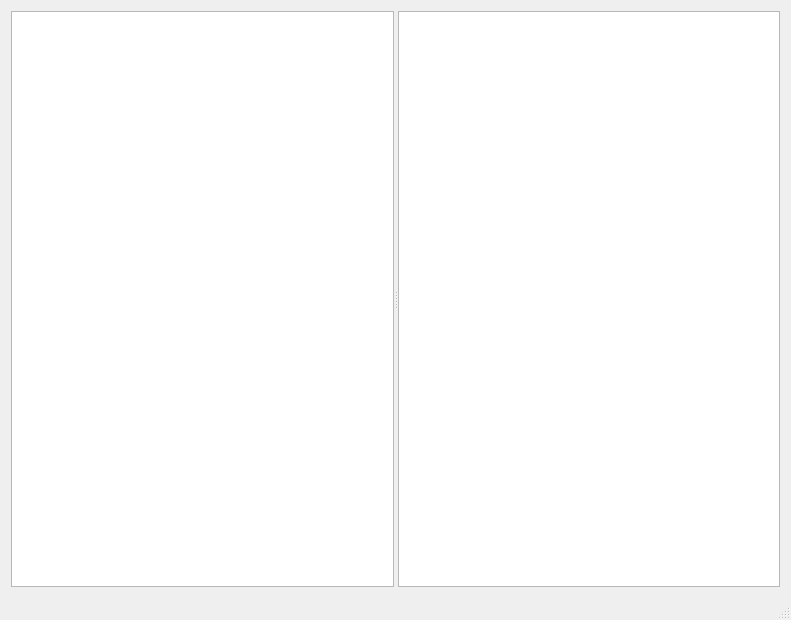
<?xml version="1.0" encoding="UTF-8"?>
<ui version="4.0">
 <class>MainWindow</class>
 <widget class="QMainWindow" name="MainWindow">
  <property name="geometry">
   <rect>
    <x>0</x>
    <y>0</y>
    <width>791</width>
    <height>620</height>
   </rect>
  </property>
  <property name="windowTitle">
   <string>文件钩子</string>
  </property>
  <widget class="QWidget" name="centralWidget">
   <layout class="QGridLayout" name="gridLayout">
    <item row="0" column="0">
     <widget class="QSplitter" name="splitter">
      <property name="orientation">
       <enum>Qt::Horizontal</enum>
      </property>
      <widget class="QListWidget" name="listWidget"/>
      <widget class="QTextEdit" name="textEdit">
       <property name="readOnly">
        <bool>true</bool>
       </property>
      </widget>
     </widget>
    </item>
   </layout>
  </widget>
  <widget class="QMenuBar" name="menuBar">
   <property name="geometry">
    <rect>
     <x>0</x>
     <y>0</y>
     <width>791</width>
     <height>26</height>
    </rect>
   </property>
  </widget>
  <widget class="QStatusBar" name="statusBar"/>
  <action name="actionAdd">
   <property name="text">
    <string>添加</string>
   </property>
   <property name="toolTip">
    <string>添加</string>
   </property>
  </action>
  <action name="actionRemove">
   <property name="text">
    <string>移除</string>
   </property>
  </action>
 </widget>
 <layoutdefault spacing="6" margin="11"/>
 <resources/>
 <connections/>
</ui>
